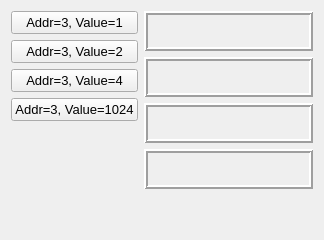
     <widget class="QWidget" name="tab2">
      <attribute name="title">
       <string>Tab2</string>
      </attribute>
      <layout class="QHBoxLayout" name="horizontalLayout">
       <item>
        <layout class="QVBoxLayout" name="verticalLayout_2">
         <item>
          <widget class="MbButton" name="mbButton">
           <property name="font">
            <font>
             <pointsize>10</pointsize>
            </font>
           </property>
           <property name="text">
            <string>Addr=3, Value=1</string>
           </property>
           <property name="checkable">
            <bool>false</bool>
           </property>
           <property name="cmdAddress" stdset="0">
            <number>3</number>
           </property>
           <property name="enableAddress">
            <number>0</number>
           </property>
           <property name="cmdValue" stdset="0">
            <number>1</number>
           </property>
          </widget>
         </item>
         <item>
          <widget class="MbButton" name="mbButton_2">
           <property name="font">
            <font>
             <pointsize>10</pointsize>
            </font>
           </property>
           <property name="text">
            <string>Addr=3, Value=2</string>
           </property>
           <property name="cmdAddress" stdset="0">
            <number>3</number>
           </property>
           <property name="enableAddress">
            <number>0</number>
           </property>
           <property name="cmdValue" stdset="0">
            <number>2</number>
           </property>
          </widget>
         </item>
         <item>
          <widget class="MbButton" name="mbButton_3">
           <property name="font">
            <font>
             <pointsize>10</pointsize>
            </font>
           </property>
           <property name="text">
            <string>Addr=3, Value=4</string>
           </property>
           <property name="cmdAddress" stdset="0">
            <number>3</number>
           </property>
           <property name="enableAddress">
            <number>0</number>
           </property>
           <property name="cmdValue" stdset="0">
            <number>4</number>
           </property>
          </widget>
         </item>
         <item>
          <widget class="MbButton" name="btReset">
           <property name="font">
            <font>
             <pointsize>10</pointsize>
            </font>
           </property>
           <property name="text">
            <string>Addr=3, Value=1024</string>
           </property>
           <property name="cmdAddress" stdset="0">
            <number>3</number>
           </property>
           <property name="cmdValue" stdset="0">
            <number>1024</number>
           </property>
          </widget>
         </item>
         <item>
          <spacer name="verticalSpacer_2">
           <property name="orientation">
            <enum>Qt::Vertical</enum>
           </property>
           <property name="sizeHint" stdset="0">
            <size>
             <width>20</width>
             <height>40</height>
            </size>
           </property>
          </spacer>
         </item>
        </layout>
       </item>
       <item>
        <layout class="QVBoxLayout" name="verticalLayout_9">
         <item>
          <widget class="QFrame" name="frame_5">
           <property name="minimumSize">
            <size>
             <width>169</width>
             <height>40</height>
            </size>
           </property>
           <property name="maximumSize">
            <size>
             <width>16777215</width>
             <height>40</height>
            </size>
           </property>
           <property name="frameShape">
            <enum>QFrame::Box</enum>
           </property>
           <property name="frameShadow">
            <enum>QFrame::Raised</enum>
           </property>
           <property name="lineWidth">
            <number>2</number>
           </property>
           <layout class="QVBoxLayout" name="verticalLayout_3">
            <property name="leftMargin">
             <number>1</number>
            </property>
            <property name="topMargin">
             <number>1</number>
            </property>
            <property name="rightMargin">
             <number>1</number>
            </property>
            <property name="bottomMargin">
             <number>1</number>
            </property>
            <item>
             <widget class="Message" name="message">
              <property name="minimumSize">
               <size>
                <width>141</width>
                <height>31</height>
               </size>
              </property>
              <property name="font">
               <font>
                <pointsize>10</pointsize>
               </font>
              </property>
              <property name="regAddr">
               <number>1</number>
              </property>
              <property name="onColor">
               <color>
                <red>138</red>
                <green>226</green>
                <blue>52</blue>
               </color>
              </property>
              <property name="onTextColor">
               <color>
                <red>7</red>
                <green>0</green>
                <blue>0</blue>
               </color>
              </property>
              <property name="onText">
               <string>INT:Addr: 1 (ON)</string>
              </property>
              <property name="offColor">
               <color>
                <red>22</red>
                <green>37</green>
                <blue>11</blue>
               </color>
              </property>
              <property name="offTextColor">
               <color>
                <red>255</red>
                <green>255</green>
                <blue>255</blue>
               </color>
              </property>
              <property name="offText">
               <string>INT:Addr: 1 (OFF)</string>
              </property>
              <property name="defText">
               <string>INT:Addr:  1 (?)</string>
              </property>
              <property name="flash">
               <bool>false</bool>
              </property>
             </widget>
            </item>
           </layout>
          </widget>
         </item>
         <item>
          <widget class="QFrame" name="frame_6">
           <property name="minimumSize">
            <size>
             <width>169</width>
             <height>40</height>
            </size>
           </property>
           <property name="maximumSize">
            <size>
             <width>16777215</width>
             <height>40</height>
            </size>
           </property>
           <property name="frameShape">
            <enum>QFrame::Box</enum>
           </property>
           <property name="frameShadow">
            <enum>QFrame::Raised</enum>
           </property>
           <property name="lineWidth">
            <number>2</number>
           </property>
           <layout class="QVBoxLayout" name="verticalLayout_4">
            <property name="leftMargin">
             <number>1</number>
            </property>
            <property name="topMargin">
             <number>1</number>
            </property>
            <property name="rightMargin">
             <number>1</number>
            </property>
            <property name="bottomMargin">
             <number>1</number>
            </property>
            <item>
             <widget class="Message" name="message_2">
              <property name="minimumSize">
               <size>
                <width>141</width>
                <height>31</height>
               </size>
              </property>
              <property name="font">
               <font>
                <pointsize>10</pointsize>
               </font>
              </property>
              <property name="valueType">
               <enum>MbWidget::BOOL</enum>
              </property>
              <property name="regAddr">
               <number>2</number>
              </property>
              <property name="bitAddr">
               <number>0</number>
              </property>
              <property name="onColor">
               <color>
                <red>138</red>
                <green>226</green>
                <blue>52</blue>
               </color>
              </property>
              <property name="onTextColor">
               <color>
                <red>7</red>
                <green>0</green>
                <blue>0</blue>
               </color>
              </property>
              <property name="onText">
               <string>BOOL:Addr: 2.0 (ON)</string>
              </property>
              <property name="offColor">
               <color>
                <red>44</red>
                <green>67</green>
                <blue>0</blue>
               </color>
              </property>
              <property name="offTextColor">
               <color>
                <red>255</red>
                <green>255</green>
                <blue>255</blue>
               </color>
              </property>
              <property name="offText">
               <string>BOOL:Addr: 2.0 (OFF)</string>
              </property>
              <property name="defText">
               <string>BOOL:Addr: 2.0 (?)</string>
              </property>
              <property name="flash">
               <bool>false</bool>
              </property>
             </widget>
            </item>
           </layout>
          </widget>
         </item>
         <item>
          <widget class="QFrame" name="frame_7">
           <property name="minimumSize">
            <size>
             <width>169</width>
             <height>40</height>
            </size>
           </property>
           <property name="maximumSize">
            <size>
             <width>16777215</width>
             <height>40</height>
            </size>
           </property>
           <property name="frameShape">
            <enum>QFrame::Box</enum>
           </property>
           <property name="frameShadow">
            <enum>QFrame::Raised</enum>
           </property>
           <property name="lineWidth">
            <number>2</number>
           </property>
           <layout class="QVBoxLayout" name="verticalLayout_8">
            <property name="leftMargin">
             <number>1</number>
            </property>
            <property name="topMargin">
             <number>1</number>
            </property>
            <property name="rightMargin">
             <number>1</number>
            </property>
            <property name="bottomMargin">
             <number>1</number>
            </property>
            <item>
             <widget class="Message" name="message_4">
              <property name="minimumSize">
               <size>
                <width>141</width>
                <height>31</height>
               </size>
              </property>
              <property name="font">
               <font>
                <pointsize>10</pointsize>
               </font>
              </property>
              <property name="valueType">
               <enum>MbWidget::BOOL</enum>
              </property>
              <property name="regAddr">
               <number>2</number>
              </property>
              <property name="bitAddr">
               <number>0</number>
              </property>
              <property name="onColor">
               <color>
                <red>85</red>
                <green>255</green>
                <blue>0</blue>
               </color>
              </property>
              <property name="onTextColor">
               <color>
                <red>7</red>
                <green>0</green>
                <blue>0</blue>
               </color>
              </property>
              <property name="onText">
               <string> BOOL: 2.0: FLASH</string>
              </property>
              <property name="offColor">
               <color>
                <red>43</red>
                <green>14</green>
                <blue>14</blue>
               </color>
              </property>
              <property name="offTextColor">
               <color>
                <red>255</red>
                <green>255</green>
                <blue>255</blue>
               </color>
              </property>
              <property name="offText">
               <string>BOOL: 2.0: FLASH</string>
              </property>
              <property name="defText">
               <string>BOOL: 2.0: FLASH</string>
              </property>
              <property name="flash">
               <bool>true</bool>
              </property>
             </widget>
            </item>
           </layout>
          </widget>
         </item>
         <item>
          <widget class="QFrame" name="frame_4">
           <property name="minimumSize">
            <size>
             <width>169</width>
             <height>40</height>
            </size>
           </property>
           <property name="maximumSize">
            <size>
             <width>16777215</width>
             <height>40</height>
            </size>
           </property>
           <property name="frameShape">
            <enum>QFrame::Box</enum>
           </property>
           <property name="frameShadow">
            <enum>QFrame::Raised</enum>
           </property>
           <property name="lineWidth">
            <number>2</number>
           </property>
           <layout class="QVBoxLayout" name="verticalLayout">
            <property name="leftMargin">
             <number>1</number>
            </property>
            <property name="topMargin">
             <number>1</number>
            </property>
            <property name="rightMargin">
             <number>1</number>
            </property>
            <property name="bottomMargin">
             <number>1</number>
            </property>
            <item>
             <widget class="Message" name="message_3">
              <property name="minimumSize">
               <size>
                <width>141</width>
                <height>31</height>
               </size>
              </property>
              <property name="font">
               <font>
                <pointsize>10</pointsize>
               </font>
              </property>
              <property name="valueType">
               <enum>MbWidget::BOOL</enum>
              </property>
              <property name="regAddr">
               <number>3</number>
              </property>
              <property name="bitAddr">
               <number>0</number>
              </property>
              <property name="onColor">
               <color>
                <red>255</red>
                <green>0</green>
                <blue>0</blue>
               </color>
              </property>
              <property name="onTextColor">
               <color>
                <red>7</red>
                <green>0</green>
                <blue>0</blue>
               </color>
              </property>
              <property name="onText">
               <string> BOOL: 3.0: FLASH</string>
              </property>
              <property name="offColor">
               <color>
                <red>43</red>
                <green>14</green>
                <blue>14</blue>
               </color>
              </property>
              <property name="offTextColor">
               <color>
                <red>255</red>
                <green>255</green>
                <blue>255</blue>
               </color>
              </property>
              <property name="offText">
               <string>BOOL: 3.0: FLASH</string>
              </property>
              <property name="defText">
               <string>BOOL: 3.0: FLASH</string>
              </property>
              <property name="flash">
               <bool>true</bool>
              </property>
             </widget>
            </item>
           </layout>
          </widget>
         </item>
         <item>
          <spacer name="verticalSpacer">
           <property name="orientation">
            <enum>Qt::Vertical</enum>
           </property>
           <property name="sizeHint" stdset="0">
            <size>
             <width>20</width>
             <height>40</height>
            </size>
           </property>
          </spacer>
         </item>
        </layout>
       </item>
      </layout>
     </widget>
